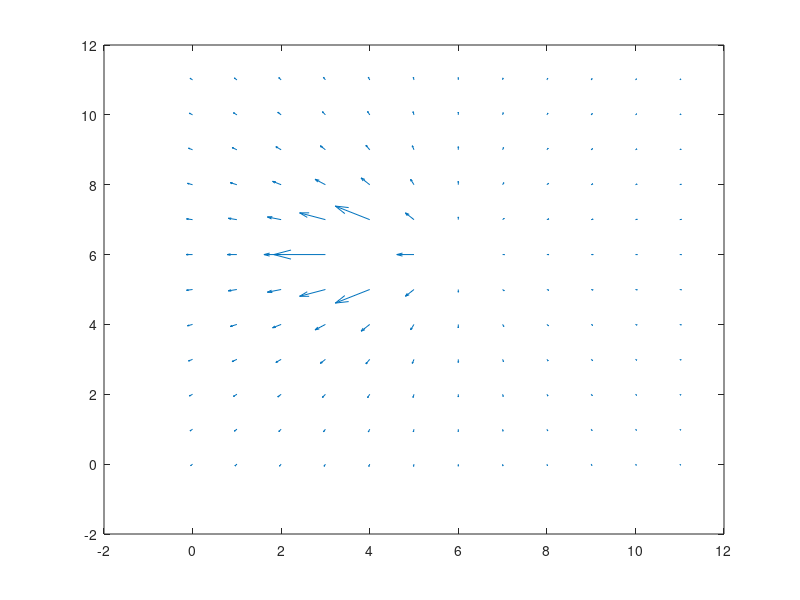

The MATLAB script that drew this image:
clear; clf;

x1 = 4; y1 = 6; 
x2 = 8; y2 = 6;

for a = 0:11
    for b = 0:11
        x(a+1,b+1) = a; y(a+1,b+1) = b;
        Ex(a+1,b+1,1) = (a - x1)/( (a - x1)^2 + (b - y1)^2 ) + (a - x2)/( (a - x1)^2 + (b - y1)^2 );
        Ey(a+1,b+1,1) = (b - x1)/( (a - x1)^2 + (b - y1)^2 ) + (b - x2)/( (a - x1)^2 + (b - y1)^2 );
        theta = acos( Ey(a+1,b+1,1)/Ex(a+1,b+1,1) );
    end;
end;

quiver(x,y,Ex,Ey);
%Ez = zeros(size(Ex)); z = zeros(size(x));
